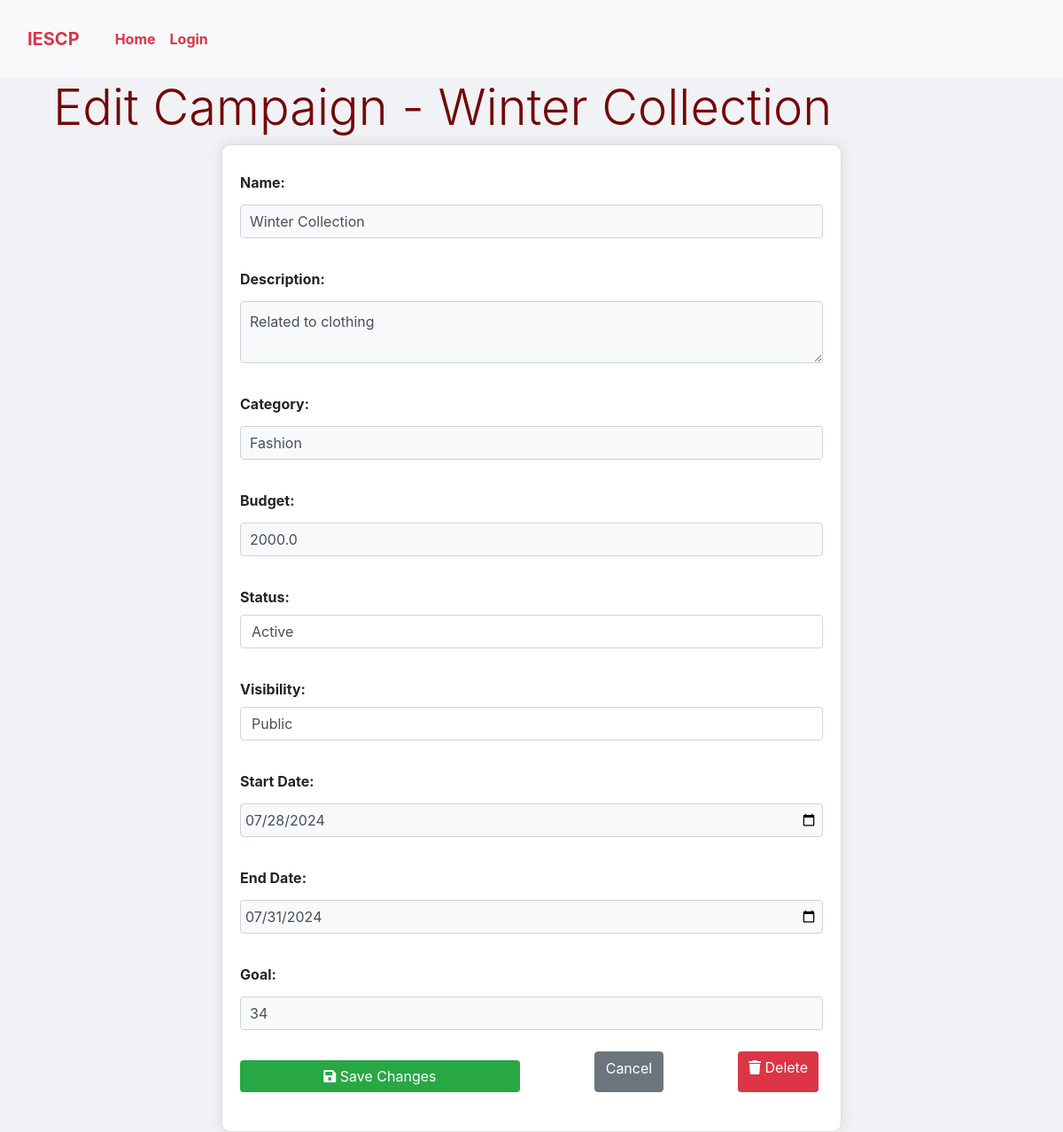
The app's page /campaign/1/edit with its own data.
### models.py (models this page shows)
class Campaign(db.Model):
    __tablename__ = 'campaign'
    id = db.Column(db.Integer, primary_key=True, autoincrement=True)
    name = db.Column(db.String(150), nullable=False)
    description = db.Column(db.Text, nullable=True)
    category = db.Column(db.String(100), nullable=False)
    budget = db.Column(db.Float, nullable=False)
    status = db.Column(db.String(50), nullable=False, default="active")  # 'active', 'paused', 'completed'
    visibility = db.Column(db.String(50), nullable=False, default="public")  # 'public', 'private'
    start_date = db.Column(db.DateTime, nullable=False)
    end_date = db.Column(db.DateTime, nullable=False)
    goal = db.Column(db.String(200), nullable=True)
    influencer_id = db.Column(db.Integer, db.ForeignKey('user.id'), nullable=True)
    sponsor_id = db.Column(db.Integer, db.ForeignKey('user.id'), nullable=False)
    ad_requests = db.relationship('AdRequest', backref='campaign', lazy=True, cascade="all, delete-orphan")
    influencer_campaign_requests = db.relationship('InfluencerCampaignRequest', backref='campaign', lazy=True)

### routes.py (the view, shortened to what this page needs)
@app.route('/campaign/<int:id>/edit', methods=['GET', 'POST'])
def edit_campaign(id):
    campaign = Campaign.query.get(id)
    if not campaign:
        flash('Campaign does not exist')
        return redirect(url_for('sponsor_dashboard', sponsor_id=current_user.id))
    campaign.start_date = campaign.start_date.strftime('%Y-%m-%d')
    campaign.end_date = campaign.end_date.strftime('%Y-%m-%d')
    return render_template("campaign/edit.html", campaign=campaign,sponsor_id=campaign.sponsor_id)

### templates/campaign/edit.html (shortened to what this page needs)
{% extends "layout.html" %}
{% block style %}
    <link rel="stylesheet" href="{{ url_for('static', filename='css/style.css') }}">
    <link rel="stylesheet" href="https://stackpath.bootstrapcdn.com/bootstrap/4.5.2/css/bootstrap.min.css">
    <link rel="stylesheet" href="https://cdnjs.cloudflare.com/ajax/libs/font-awesome/5.15.1/css/all.min.css">
{% endblock %}
{% block content %}
<div class="container">
    <h1 class="display-4">Edit Campaign - {{ campaign.name }}</h1>
    <div class="card">
        <form action="{{ url_for('edit_campaign', id=campaign.id) }}" method="post" class="form">
            <div class="form-group">
                <label for="name">Name:</label>
                <input type="text" id="name" name="name" class="form-control" value="{{ campaign.name }}" required>
            </div>
            <div class="form-group">
                <label for="description">Description:</label>
                <textarea id="description" name="description" class="form-control">{{ campaign.description }}</textarea>
            </div>
            <div class="form-group">
                <label for="category">Category:</label>
                <input type="text" id="category" name="category" class="form-control" value="{{ campaign.category }}" required>
            </div>
            <div class="form-group">
                <label for="budget">Budget:</label>
                <input type="number" id="budget" name="budget" class="form-control" value="{{ campaign.budget }}" required>
            </div>
            <div class="form-group">
                <label for="status">Status:</label>
                <select id="status" name="status" class="form-control" required>
                    <option value="active" {% if campaign.status == 'active' %} selected {% endif %}>Active</option>
                </select>
            </div>
            <div class="form-group">
                <label for="visibility">Visibility:</label>
                <select id="visibility" name="visibility" class="form-control" required>
                    <option value="public" {% if campaign.visibility == 'public' %} selected {% endif %}>Public</option>
                </select>
            </div>
            <div class="form-group">
                <label for="start_date">Start Date:</label>
                <input type="date" id="start_date" name="start_date" class="form-control" value="{{ campaign.start_date }}" required>
            </div>
            <div class="form-group">
                <label for="end_date">End Date:</label>
                <input type="date" id="end_date" name="end_date" class="form-control" value="{{ campaign.end_date }}" required>
            </div>
            <div class="form-group">
                <label for="goal">Goal:</label>
                <input type="text" id="goal" name="goal" class="form-control" value="{{ campaign.goal }}" max="1000000" min="100">
            </div>
            <div class="form-group d-flex justify-content-between">
                <button type="submit" class="btn btn-success">
                    <i class="fas fa-save"></i> Save Changes
                </button>
                <a href="{{ url_for('sponsor_dashboard', sponsor_id=campaign.sponsor_id) }}" class="btn btn-secondary">
                    Cancel
                </a>
                <a href="{{ url_for('delete_campaign', id=campaign.id) }}" class="btn btn-danger">
                    <i class="fas fa-trash"></i> Delete
                </a>
            </div>
        </form>
    </div>
</div>
{% endblock %}

### static/dashboard.css (style rules this page uses)
body { font-family: Arial, sans-serif; background-color: #b6e7c1; }
.container { max-width: 1200px; margin: 0 auto; }
h1 { color: #740606; font-size: 36px; margin-bottom: 10px; }

### static/style.css (style rules this page uses)
body { background-color: #b2d2f2; color: #333; }
.card { border: none; border-radius: 10px; box-shadow: 0 4px 8px rgba(0,0,0,0.1); }
.btn { margin-right: 5px; }
.btn-success { background-color: #28a745; border-color: #28a745; }
.btn-danger { background-color: #dc3545; border-color: #dc3545; }

### templates/layout.html (style rules this page uses)
body { background-color: #b0b0b0; margin: 0; }

### templates/campaign/edit.html (style rules this page uses)
body { background-color: #f0f2f5; }
.card { max-width: 700px; margin: 0 auto; padding: 20px; background-color: #FFDODO; border-radius: 10px; box-shadow: 0 0 15px rgba(0, 0, 0, 0.1); }
.form-group { margin-bottom: 1.5rem; }
.form label { font-weight: bold; margin-top: 10px; }
.form input, .form textarea { width: 100%; padding: 10px; margin-top: 5px; margin-bottom: 20px; border: 1px solid #ced4da; border-radius: 4px; background-color: #f8f9fa; }
.form input[type="date"] { padding: 5px; }
.form button { width: 48%; margin-top: 10px; }
.form .btn-success { background-color: #28a745; border: none; }
.form .btn-danger { background-color: #dc3545; border: none; float: right; }

### records on screen
Campaign: name "Winter Collection", description "Related to clothing", category "Fashion", budget "2000.0", status "Active", visibility "Public", start_date "07/28/2024", end_date "07/31/2024", goal "34"
